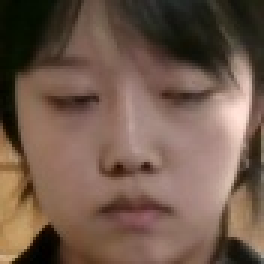
#> input picture test/face_0.jpg, 88 x 88 px, given as the content of the folder dataset, which was not available (shown 3 times larger)
$ python -i trainer.py   (imports and definitions only)
#> lines starting #> are read from the running program, lines starting #| are printed output that depends on the picture
import cv2
import numpy as np
from PIL import Image
import os
# Path for face image database
path = 'dataset'
recognizer = cv2.face.LBPHFaceRecognizer_create()
detector = cv2.CascadeClassifier("../haarcascade_frontalface_default.xml");
# function to get the images and label data

def getImagesAndLabels(path):
#> called with path = 'dataset'
    imagePaths = [os.path.join(path,f) for f in os.listdir(path) if f.endswith('.jpg')]  # jpg 파일만 선택
    faceSamples = []
    ids = []
    if not imagePaths:
        print("[ERROR] No image files found in the dataset path.")
        return None, None

    for imagePath in imagePaths:
        try:
            PIL_img = Image.open(imagePath).convert('L')  # convert it to grayscale
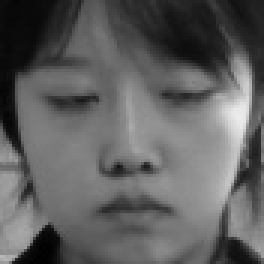
#> PIL_img: PIL image 88x88 L (shown 3 times larger); min 0, max 236, mean 95.1
            img_numpy = np.array(PIL_img, 'uint8')
            id = int(os.path.split(imagePath)[-1].split("_")[1])  # ID 추출

            faces = detector.detectMultiScale(img_numpy)
            for (x, y, w, h) in faces:
                faceSamples.append(img_numpy[y:y+h, x:x+w])
                ids.append(id)
        except Exception as e:
            print(f"[ERROR] Could not process image {imagePath}: {e}")
            continue  # 에러가 난 이미지는 건너뛰기

    if not faceSamples:
        print("[ERROR] No faces found in the images.")
        return None, None

    return faceSamples, ids

# [1 line not run here, left out]
faces,ids = getImagesAndLabels(path)
# [5 lines not run here, left out]

>>> result = getImagesAndLabels('test/face_0.jpg')

$ run again, on test/face_1.jpg
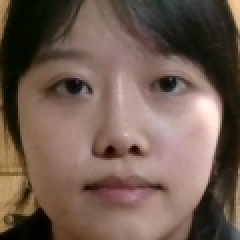
#> input picture test/face_1.jpg, 120 x 120 px, given as the content of the folder dataset, which was not available (shown 2 times larger)
#> in getImagesAndLabels, `PIL_img = Image.open(imagePath).convert('L')`:
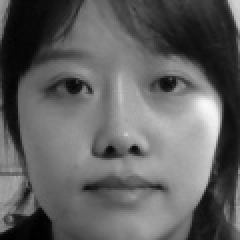
#> PIL_img: PIL image 120x120 L (shown 2 times larger); min 0, max 248, mean 96.5
